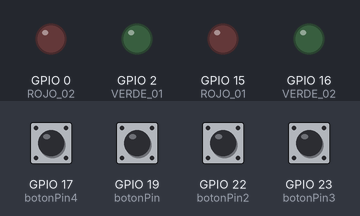
Simulated run of this sketch. Board: ESP32. Parts: output pins drawn as LEDs (lit = HIGH). The inputs (shaded band) are chosen by the test bench; at power-on: GPIO 17 (botonPin4), GPIO 19 (botonPin), GPIO 22 (botonPin2), GPIO 23 (botonPin3) HIGH.

Above: at 1.2 s.
1.3 s: GPIO 19 (botonPin) pulled LOW for 0.15 s
At 2.2 s:
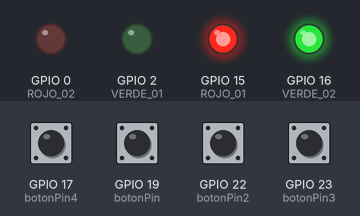
2.9 s: GPIO 17 (botonPin4) pulled LOW for 0.15 s
At 3.6 s:
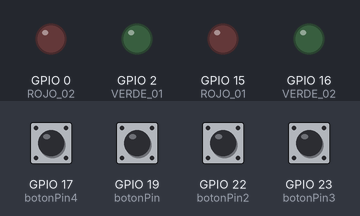
4.5 s: GPIO 23 (botonPin3) pulled LOW for 0.15 s
At 5.7 s:
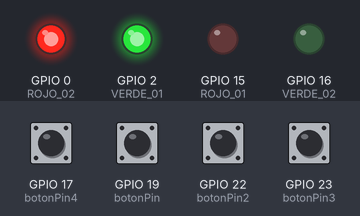
6.1 s: GPIO 17 (botonPin4) pulled LOW for 1 s
At 7.3 s:
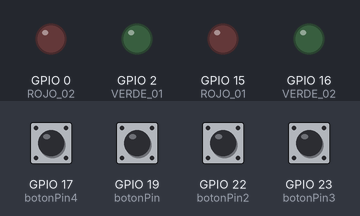
Timing chart, 0 to 9.1 s (numbered marks = the images above; inputs shaded):
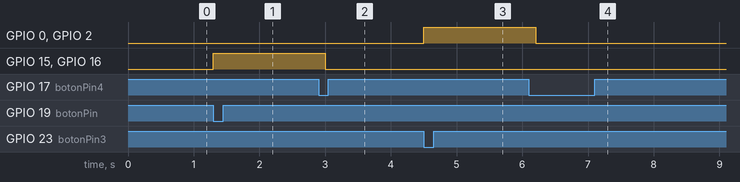

The sketch:

Actividad_03.ino
```cpp
#if CONFIG_FREERTOS_UNICORE
  static const BaseType_t app_cpu = 0;
#else
  static const BaseType_t app_cpu = 1;
#endif

//definir los leds
const int ROJO_01 = 15;
const int ROJO_02 = 0;
const int VERDE_01 = 2;
const int VERDE_02 = 16;


//definir pin del boton
const int botonPin = 19;
const int botonPin2 = 22;
const int botonPin3 = 23;
const int botonPin4 = 17 ;


//Estaods actuales
int currentButtonState1 =0; //ariable para almacenar el estado del botón1
int currentButtonState2 =0; //ariable para almacenar el estado del botón3
int currentButtonState3 =0; //ariable para almacenar el estado del botón2
int currentButtonState4 =0; //ariable para almacenar el estado del botón4


//Estados anteriores
int lastButtonState1 = 0; // Vaariable para almacenar el estado del botón2riable para almacenar el estado anterior del botón 1
int lastButtonState2 = 0; // Vaariable para almacenar el estado del botón2riable para almacenar el estado anterior del botón 2
int lastButtonState3 = 0; // Vaariable para almacenar el estado del botón2riable para almacenar el estado anterior del botón 3
int lastButtonState4 = 0; // Vaariable para almacenar el estado del botón2riable para almacenar el estado anterior del botón 4


// Prototipos de tareas
//Checar cual es el primero que toca el primer sensor y dependiento de cual toca primero es la secuencia de estados que va a seguir, los sensores seran swiches para simular el funcionamiento del sensor
//y checar lo de la lista de espera
void estado01(void *parameters);
void estado02(void *parameters);
void estado03(void *parameters);
void estado04(void *parameters);

static SemaphoreHandle_t xSemaphore1,xSemaphore2,xSemaphore3,xSemaphore4;


void setup() {
  Serial.begin(115200);

  // Configurar pines de los LEDs como salidas
  pinMode(ROJO_01, OUTPUT);
  pinMode(VERDE_01, OUTPUT);
  pinMode(ROJO_02, OUTPUT);
  pinMode(VERDE_02, OUTPUT);

  //Creamos los semaforos
  xSemaphore1 = xSemaphoreCreateBinary();
  xSemaphore2 = xSemaphoreCreateBinary();
  xSemaphore3 = xSemaphoreCreateBinary();
  xSemaphore4 = xSemaphoreCreateBinary();


  // Creamos las tareas
  xTaskCreatePinnedToCore(estado01,"estado01",1024,NULL,1,NULL,app_cpu);
  xTaskCreatePinnedToCore(estado02,"estado02",1024,NULL,1,NULL,app_cpu);
  xTaskCreatePinnedToCore(estado03,"estado03",1024,NULL,1,NULL,app_cpu);
  xTaskCreatePinnedToCore(estado04,"estado04",1024,NULL,1,NULL,app_cpu);


  xSemaphoreGive(xSemaphore1); //habilitamos el semaforo 1

}

void loop() {

   //no usamos esta seccion
}


void estado01(void *parameters){
 static bool lastButtonState1 = HIGH;  // Estado anterior del botón (con pull-up el estado inicial es HIGH)
  bool currentButtonState1;
   static bool lastButtonState4 = HIGH;  // Estado anterior del botón (con pull-up el estado inicial es HIGH)
  bool currentButtonState4;

  while (1) {
   currentButtonState1 = digitalRead(botonPin);  // Leemos el estado del botón
   currentButtonState4 = digitalRead(botonPin4);  // Leemos el estado del botón

    // Verifica si el botón fue presionado (de HIGH a LOW)
    if (lastButtonState1 == HIGH && currentButtonState1 == LOW) {
      // Se presionó el botón
      xSemaphoreTake(xSemaphore1, portMAX_DELAY); // Toma el semáforo
      digitalWrite(ROJO_01, HIGH);
      digitalWrite(VERDE_02, HIGH);
      digitalWrite(ROJO_02, LOW);
      digitalWrite(VERDE_01, LOW);
      vTaskDelay(1000 / portTICK_PERIOD_MS);
      }
if (lastButtonState4 == HIGH && currentButtonState4 == LOW) {
    vTaskDelay(100 / portTICK_PERIOD_MS);
    xSemaphoreGive(xSemaphore2);
     digitalWrite(ROJO_01, LOW);
    digitalWrite(VERDE_02, LOW);
    digitalWrite(ROJO_02, LOW);
      digitalWrite(VERDE_01, LOW);

    }
  lastButtonState1 = currentButtonState1;  // Actualiza el estado anterior del botón
  lastButtonState4 = currentButtonState4;  // Actualiza el estado anterior del botón
    vTaskDelay(20 / portTICK_PERIOD_MS);  // Pequeña espera para evitar rebotes
  }
}

void estado02(void *parameters){
static bool lastButtonState2 = HIGH;  // Estado anterior del botón (con pull-up el estado inicial es HIGH)
  bool currentButtonState2;
   static bool lastButtonState3 = HIGH;  // Estado anterior del botón (con pull-up el estado inicial es HIGH)
  bool currentButtonState3;
  while (1) {
   currentButtonState2 = digitalRead(botonPin2);  // Leemos el estado del botón
   currentButtonState3 = digitalRead(botonPin3);  // Leemos el estado del botón
  if (lastButtonState3 == HIGH && currentButtonState3 == LOW) {
    xSemaphoreTake(xSemaphore2, portMAX_DELAY);
    digitalWrite(ROJO_02, HIGH);
    digitalWrite(VERDE_01, HIGH);
    digitalWrite(ROJO_01, LOW);
    digitalWrite(VERDE_02, LOW);
    vTaskDelay(100 / portTICK_PERIOD_MS);}

    if (lastButtonState2 == HIGH && currentButtonState2 == LOW) {
    vTaskDelay(10 / portTICK_PERIOD_MS);
    xSemaphoreGive(xSemaphore3);
     digitalWrite(ROJO_02, LOW);
    digitalWrite(VERDE_01, LOW);
    digitalWrite(ROJO_01, LOW);
      digitalWrite(VERDE_02, LOW);


    }
  lastButtonState2 = currentButtonState2;  // Actualiza el estado anterior del botón
  lastButtonState3 = currentButtonState3;  // Actualiza el estado anterior del botón
    vTaskDelay(20 / portTICK_PERIOD_MS);  // Pequeña espera para evitar rebotes
  }
}

void estado03(void *parameters){
 static bool lastButtonState3 = HIGH;  // Estado anterior del botón (con pull-up el estado inicial es HIGH)
  bool currentButtonState3;
   static bool lastButtonState2 = HIGH;  // Estado anterior del botón (con pull-up el estado inicial es HIGH)
  bool currentButtonState2;
  while (1) {
   currentButtonState3 = digitalRead(botonPin3);  // Leemos el estado del botón
   currentButtonState2 = digitalRead(botonPin2);  // Leemos el estado del botón

    // Verifica si el botón fue presionado (de HIGH a LOW)
    if (lastButtonState3 == HIGH && currentButtonState3 == LOW) {
      // Se presionó el botón
      xSemaphoreTake(xSemaphore3, portMAX_DELAY); // Toma el semáforo
      digitalWrite(ROJO_02, HIGH);
      digitalWrite(VERDE_01, HIGH);
      digitalWrite(ROJO_01, LOW);
    digitalWrite(VERDE_02, LOW);

      vTaskDelay(1000 / portTICK_PERIOD_MS);
      }

if (lastButtonState2 == HIGH && currentButtonState2 == LOW) {
    vTaskDelay(100 / portTICK_PERIOD_MS);
    xSemaphoreGive(xSemaphore4);
    digitalWrite(ROJO_02, LOW);
    digitalWrite(VERDE_01, LOW);
    digitalWrite(ROJO_01, LOW);
      digitalWrite(VERDE_02, LOW);


    }
  lastButtonState3 = currentButtonState3;  // Actualiza el estado anterior del botón
  lastButtonState2 = currentButtonState2;  // Actualiza el estado anterior del botón
    vTaskDelay(20 / portTICK_PERIOD_MS);  // Pequeña espera para evitar rebotes
  }
}

void estado04(void *parameters){
static bool lastButtonState1 = HIGH;  // Estado anterior del botón (con pull-up el estado inicial es HIGH)
  bool currentButtonState1;
   static bool lastButtonState4 = HIGH;  // Estado anterior del botón (con pull-up el estado inicial es HIGH)
  bool currentButtonState4;
  while (1) {
   currentButtonState1 = digitalRead(botonPin);  // Leemos el estado del botón
   currentButtonState4 = digitalRead(botonPin4);  // Leemos el estado del botón
  if (lastButtonState1 == HIGH && currentButtonState1 == LOW) {
    xSemaphoreTake(xSemaphore4, portMAX_DELAY);
    digitalWrite(ROJO_01, HIGH);
    digitalWrite(VERDE_02, HIGH);
    digitalWrite(ROJO_02, LOW);
    digitalWrite(VERDE_01, LOW);
    vTaskDelay(1000 / portTICK_PERIOD_MS);}

    if (lastButtonState4 == HIGH && currentButtonState4 == LOW) {
    vTaskDelay(100 / portTICK_PERIOD_MS);
    xSemaphoreGive(xSemaphore1);
     digitalWrite(ROJO_01, LOW);
    digitalWrite(VERDE_02, LOW);
    digitalWrite(ROJO_02, LOW);
    digitalWrite(VERDE_01, LOW);

    }
  lastButtonState1 = currentButtonState1;  // Actualiza el estado anterior del botón
  lastButtonState4 = currentButtonState4;  // Actualiza el estado anterior del botón
    vTaskDelay(20 / portTICK_PERIOD_MS);  // Pequeña espera para evitar rebotes
  }
}

/*
static SemaphoreHandle_t xSemaphore1;
xSemaphore1 = xSemaphoreCreateBinary();
// Libera el semáforo (Reset)
  xSemaphoreGive(xSemaphore1);
  // Espera que el semaforo este disponible (Set)
  xSemaphoreTake(xSemaphore1, portMAX_DELAY);

*/
```

Measured:
- after the input at 1.3 s, GPIO 15 (ROJO_01), GPIO 16 (VERDE_02): LOW → HIGH at once
- after the input at 2.9 s, GPIO 15 (ROJO_01), GPIO 16 (VERDE_02): HIGH → LOW after 0.10 s
- after the input at 4.5 s, GPIO 0 (ROJO_02), GPIO 2 (VERDE_01): LOW → HIGH at once
- after the input at 6.1 s, GPIO 0 (ROJO_02), GPIO 2 (VERDE_01): HIGH → LOW after 0.10 s
